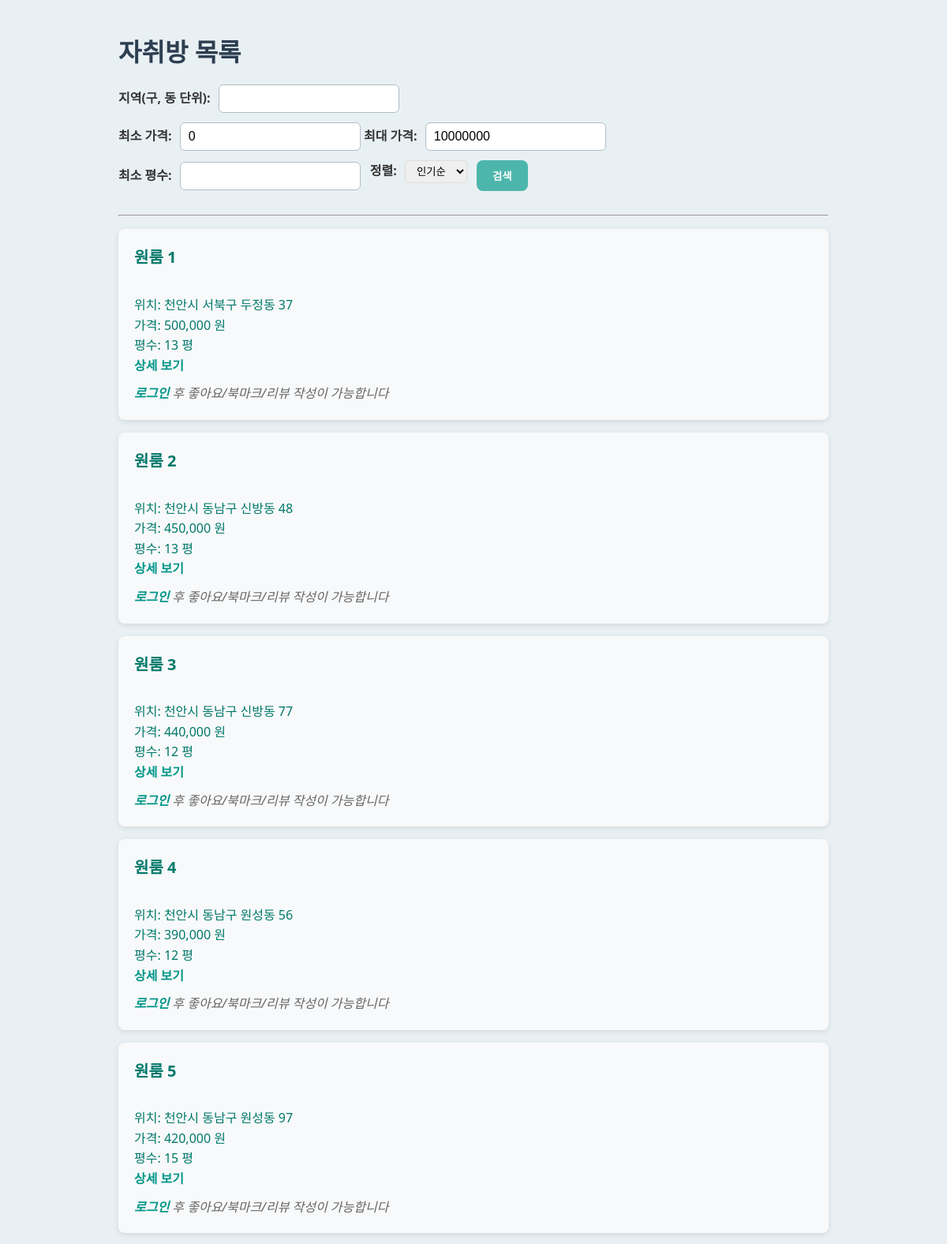
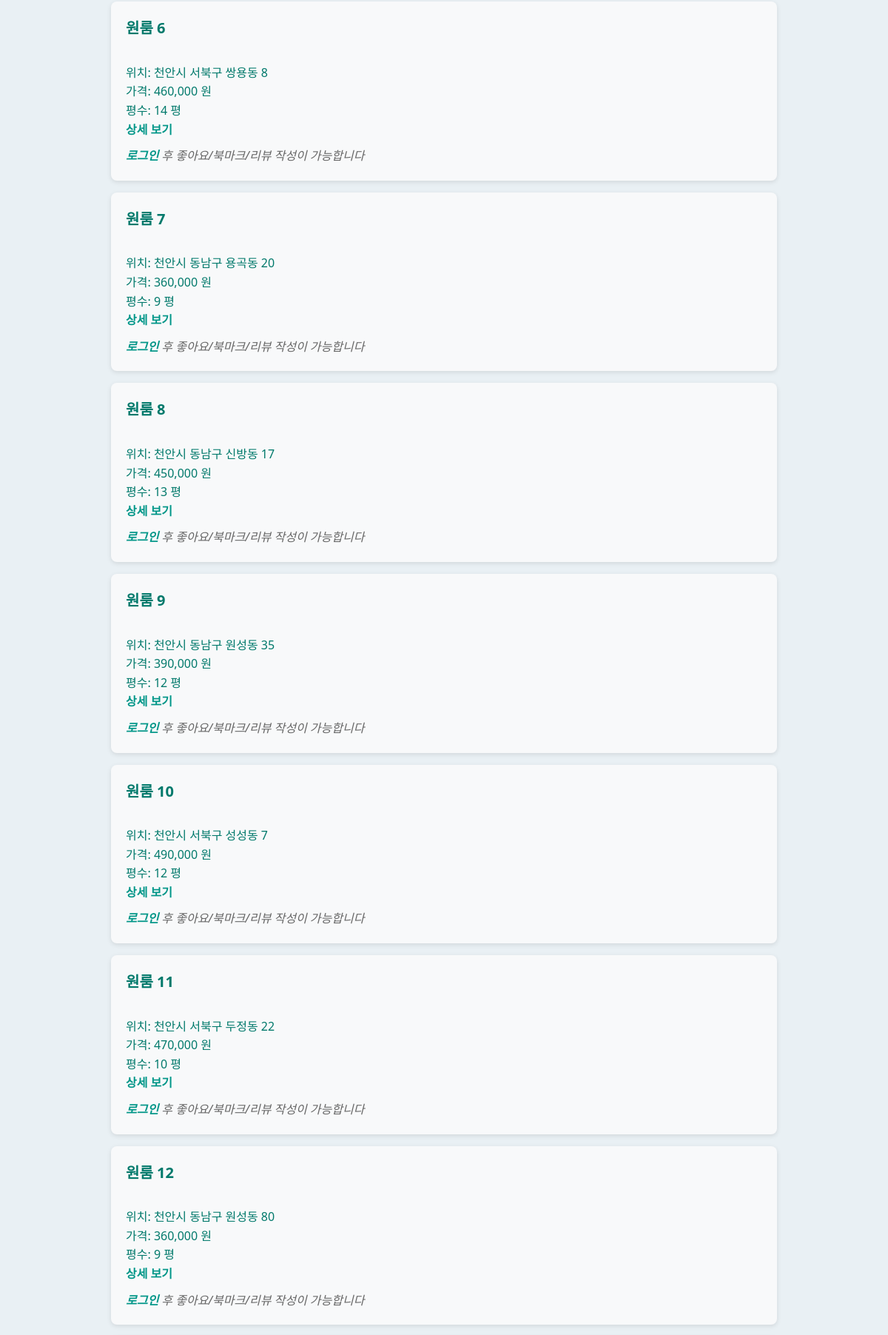
Page /test.php (upper part) on the committed database (2 pictures, top to bottom).
### tables this page shows
CREATE TABLE Room (
    room_id INT AUTO_INCREMENT PRIMARY KEY,                      
    user_id INT NOT NULL,                                        
    room_name VARCHAR(100) NOT NULL,                             
    location VARCHAR(255),                                       
    price DECIMAL(10, 2),                                        
    size FLOAT,                                                  
    image_path TEXT,                                             
    created_at DATETIME DEFAULT CURRENT_TIMESTAMP,               
    description TEXT,                                            
    FOREIGN KEY (user_id) REFERENCES User(user_id) ON DELETE CASCADE  
);

### test.php (the view, shortened to what this page needs)
<?php
include 'db.php';
$order = $_GET['order'] ?? 'popular';
$location = $_GET['location'] ?? '';
$min_price = $_GET['min_price'] ?? 0;
$max_price = $_GET['max_price'] ?? 10000000;
$size = $_GET['size'] ?? '';
$sql = "SELECT r.*, COUNT(l.user_id) AS like_count
        FROM Room r
        LEFT JOIN Likes l ON r.room_id = l.room_id
        WHERE r.price BETWEEN ? AND ?";
$params = [$min_price, $max_price];
$types = "ii";
$sql .= " GROUP BY r.room_id
          ORDER BY " . ($order === 'recent'
              ? "r.created_at DESC"
              : "like_count DESC, r.created_at DESC");
$stmt = $conn->prepare($sql);
$stmt->bind_param($types, ...$params);
$stmt->execute();
$result = $stmt->get_result();
?>
<!DOCTYPE html>
<html lang="ko">
<head>
    <link rel="stylesheet" href="css/room_list.css">
</head>
<body>
<h1>자취방 목록</h1>
<form method="get" action="">
    <div class="form-group">
        <label for="location">지역(구, 동 단위):</label>
        <input type="text" id="location" name="location" value="<?php echo htmlspecialchars($location); ?>">
    </div>
    <div class="form-group">
        <label for="min_price">최소 가격:</label>
        <input type="number" id="min_price" name="min_price" value="<?php echo htmlspecialchars($min_price); ?>">
        <label for="max_price">최대 가격:</label>
        <input type="number" id="max_price" name="max_price" value="<?php echo htmlspecialchars($max_price); ?>">
    </div>
    <div class="form-group">
        <label for="size">최소 평수:</label>
        <input type="number" id="size" name="size" step="1" value="<?php echo htmlspecialchars($size); ?>">
    </div>
    <div class="sort-section">
        <label for="order">정렬:</label>
        <select name="order" id="order">
            <option value="popular" <?= $order === 'popular' ? 'selected' : '' ?>>인기순</option>
        </select>
    </div>
    <button type="submit">검색</button>
</form>
<hr>
<?php if ($result->num_rows > 0): ?>
    <ul style="list-style: none; padding: 0;">
    <?php while ($row = $result->fetch_assoc()): ?>
        <li class="room-item">
            <strong><?php echo htmlspecialchars($row['room_name']); ?></strong>
            <span style="color:#00796b;"❤️ <?= $row['like_count'] ?></span>
            <br>
            위치: <?php echo htmlspecialchars($row['location']); ?><br>
            가격: <?php echo number_format($row['price']); ?> 원<br>
            평수: <?php echo htmlspecialchars($row['size']); ?> 평<br>
            <div class="room-actions">
                <a href="room_detail.php?room_id=<?php echo $row['room_id']; ?>" class="btn-detail">상세 보기</a>
                <?php if (isset($_SESSION['user_id'])): ?>
                    <?php
                    $check_like = $conn->prepare("SELECT 1 FROM Likes WHERE user_id = ? AND room_id = ?");
                    $check_like->bind_param("ii", $_SESSION['user_id'], $row['room_id']);
                    $check_like->execute();
                    $is_liked = $check_like->get_result()->num_rows > 0;
                    $check_like->close();
                    ?>
                    <form method="post" action="like_toggle.php">
                        <input type="hidden" name="csrf_token" value="<?= $_SESSION['csrf_token'] ?>">
                        <input type="hidden" name="room_id" value="<?= $row['room_id'] ?>">
                        <button type="submit" name="action" value="<?= $is_liked ? 'unlike' : 'like' ?>" class="btn-like">
                            <?= $is_liked ? '❤️' : '🤍' ?>
                        </button>
                    </form>
                    <?php
                    $check_bookmark = $conn->prepare("SELECT 1 FROM Bookmark WHERE user_id = ? AND room_id = ?");
                    $check_bookmark->bind_param("ii", $_SESSION['user_id'], $row['room_id']);
                    $check_bookmark->execute();
                    $is_bookmarked = $check_bookmark->get_result()->num_rows > 0;
                    $check_bookmark->close();
                    ?>
                    <form method="post" action="bookmark_toggle.php">
                        <input type="hidden" name="csrf_token" value="<?= $_SESSION['csrf_token'] ?>">
                        <input type="hidden" name="room_id" value="<?= $row['room_id'] ?>">
                        <button type="submit" name="action" value="<?= $is_bookmarked ? 'unbookmark' : 'Bookmark' ?>" class="btn-bookmark">
                            <?= $is_bookmarked ? '북마크 해제' : '북마크' ?>
                        </button>
                    </form>
                    <a href="room_detail.php?room_id=<?= $row['room_id'] ?>#review-form" class="btn-review">리뷰 남기기</a>
                <?php else: ?>
                    <div class="login-notice">
                        <a href="login.php">로그인</a> 후 좋아요/북마크/리뷰 작성이 가능합니다
                    </div>
                <?php endif; ?>
            </div>
        </li>
    <?php endwhile; ?>
    </ul>
<?php else: ?>
    <p>검색 결과가 없습니다.</p>
<?php endif; ?>
</body>
</html>

### css/room_list.css (style rules this page uses)
body { font-family: 'Noto Sans KR', 'Segoe UI', Tahoma, Geneva, Verdana, sans-serif; background-color: #e9f0f4; color: #333; padding: 20px; max-width: 900px; margin: 0 auto; }
h1 { font-size: 2rem; margin-bottom: 20px; color: #2c3e50; font-weight: 700; }
form { display: flex; flex-wrap: wrap; gap: 12px; margin-bottom: 30px; align-items: center; }
form label { font-weight: 600; margin-right: 6px; white-space: nowrap; }
form input[type="text"], form input[type="number"] { flex: 1 1 120px; padding: 8px 10px; border: 1.5px solid #b0bec5; border-radius: 6px; font-size: 1rem; transition: border-color 0.3s ease; }
form button { padding: 10px 20px; background-color: #4db6ac; color: white; font-weight: 600; border: none; border-radius: 8px; cursor: pointer; transition: background-color 0.3s ease; flex-shrink: 0; }
ul { list-style: none; padding-left: 0; }
ul li { background-color: #f8f9fa; border-radius: 8px; padding: 20px; margin-bottom: 16px; box-shadow: 0 2px 6px rgb(0 0 0 / 0.1); position: relative; line-height: 1.6; }
ul li strong { font-size: 1.25rem; color: #00796b; display: block; margin-bottom: 6px; }
a { color: #009688; text-decoration: none; font-weight: 600; transition: color 0.3s ease; }
.login-notice { color: #666; font-style: italic; margin-top: 10px; }
.sort-section { margin-bottom: 10px; }
.sort-section select { padding: 5px 10px; border-radius: 4px; border: 1px solid #ddd; }

### rows in the picture
room: room_name "원룸 1", location "천안시 서북구 두정동 37", price "500,000", size "13"
room: room_name "원룸 2", location "천안시 동남구 신방동 48", price "450,000", size "13"
room: room_name "원룸 3", location "천안시 동남구 신방동 77", price "440,000", size "12"
room: room_name "원룸 4", location "천안시 동남구 원성동 56", price "390,000", size "12"
room: room_name "원룸 5", location "천안시 동남구 원성동 97", price "420,000", size "15"
room: room_name "원룸 6", location "천안시 서북구 쌍용동 8", price "460,000", size "14"
room: room_name "원룸 7", location "천안시 동남구 용곡동 20", price "360,000", size "9"
room: room_name "원룸 8", location "천안시 동남구 신방동 17", price "450,000", size "13"
room: room_name "원룸 9", location "천안시 동남구 원성동 35", price "390,000", size "12"
room: room_name "원룸 10", location "천안시 서북구 성성동 7", price "490,000", size "12"
room: room_name "원룸 11", location "천안시 서북구 두정동 22", price "470,000", size "10"
room: room_name "원룸 12", location "천안시 동남구 원성동 80", price "360,000", size "9"
